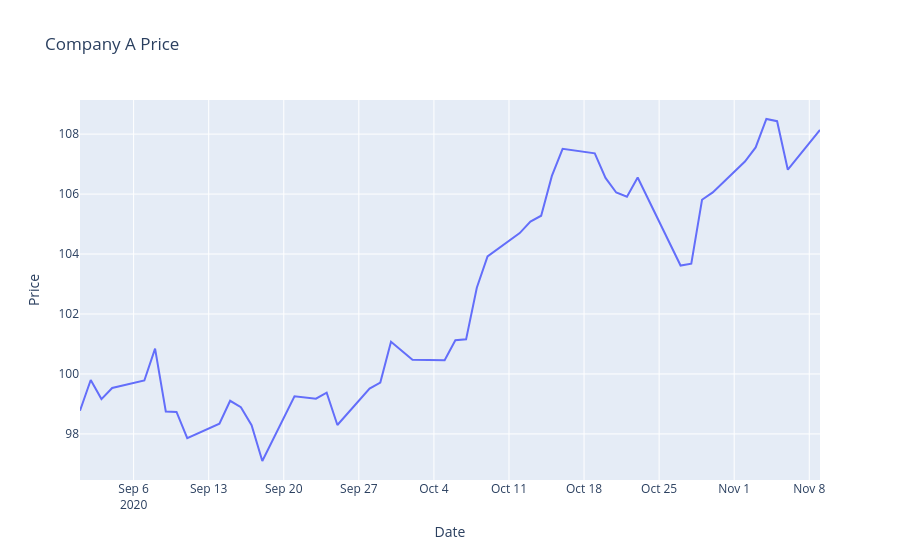

The cell this chart's notebook holds for it:
### Code cell
fig = px.line(
    df3,
    x='Date',
    y='Company_A',
    title='Company A Price'
)

fig.update_layout(
    xaxis_title='Date',
    yaxis_title='Price'
)

fig.show()
